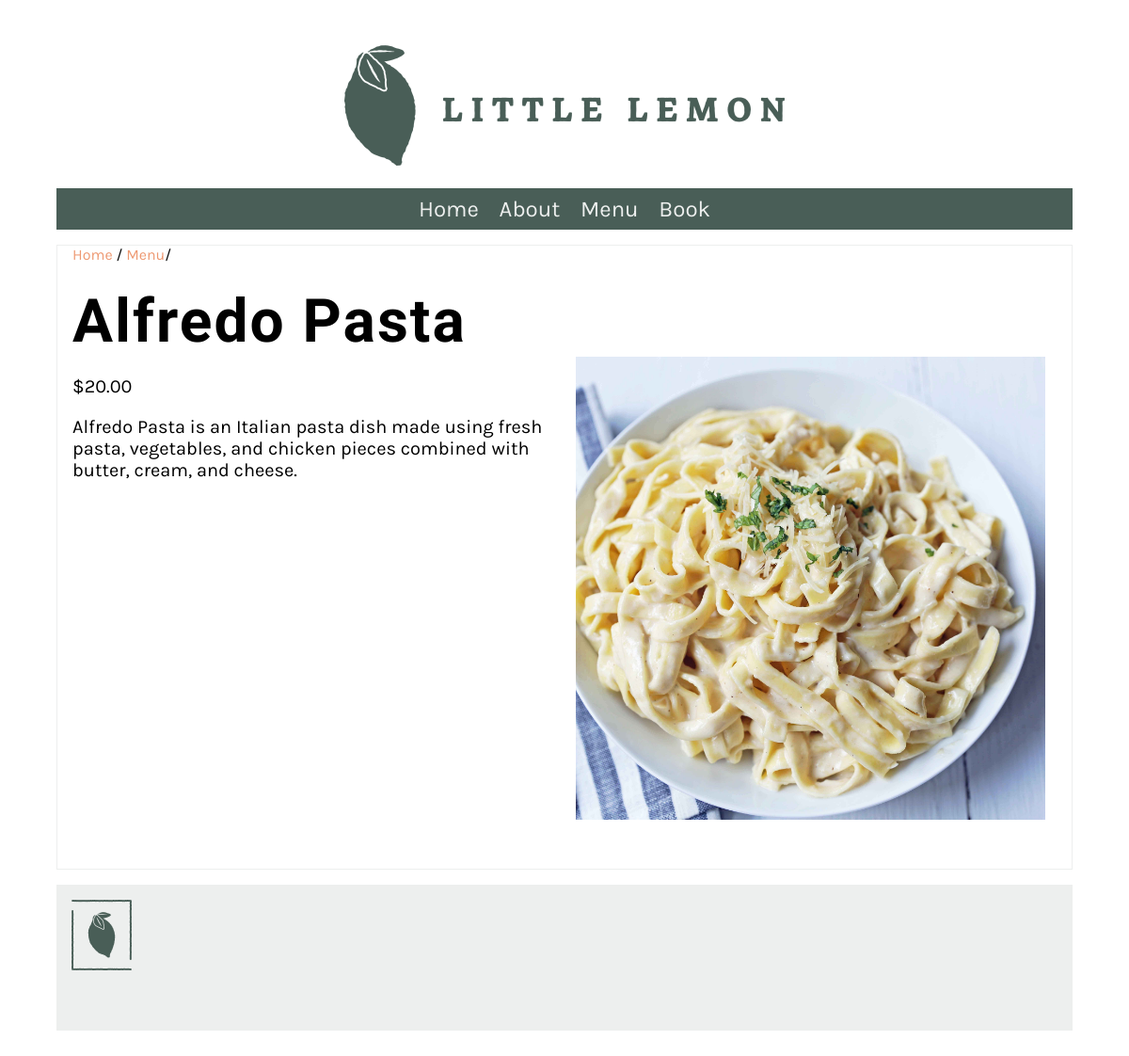
Screenshot of /menu/Alfredo Pasta with the database file from the repository.
### restaurant/models.py (models this page shows, shortened)
class MenuItem(models.Model):
   name = models.CharField(max_length=200)
   price = models.IntegerField()
   description = models.TextField(max_length=1000, default='')
   image = models.ImageField(upload_to = 'restaurant\static\img\menu_items',null= False,default='logo_footer.png')

### restaurant/views.py (the view)
# urls.py: path('menu/<str:itemName>', views.menuItem, name="menuItem"),
def menuItem(request,itemName):
    menu_data = MenuItem.objects.get(name = itemName)
    main_data ={'menuItem': menu_data}
    return render(request, 'menuItem.html', main_data)

### restaurant/templates/menuItem.html (shortened to what this page needs)
{% extends 'base.html' %}
{% load static %}
{% block content %}
<section>
  <article>
    <span>
      <a href="{% url 'home' %}">Home</a> / <a href="{% url 'menu' %}">Menu</a>/
      <h1>{{menuItem.name}}</h1>
    </span>
    <div class="row">
      <div class="column">
        <p>
            <p>${{ menuItem.price }}.00</p>
            <p>{{ menuItem.description }}</p>
        </p>
      </div>
      <div class="column">
        <figure class="figure">
          <img
          src="{{ menuItem.image.url }}"
          alt="{{menuItem.name}}">
        </figure>
      </div>
    </div>
  </article>
</section>
{% endblock %}

### restaurant/static/css/style.css (style rules this page uses)
body { font-family: 'Karla', sans-serif; margin-top: 3rem; margin-bottom: 3rem; margin-left: 5%; margin-right: 5%; }
h1, h2, h3, h4, h5, h6 { font-family: 'Markazi Text', serif; letter-spacing: 2px;; }
h1 { font-size: 4rem; margin-top: 1.5rem; margin-bottom: 0; }
p, ul { font-size: 1.25rem;; }
a { color: #EE9972; text-decoration: none; }
section { display: flex; gap: 2rem 1rem; margin-top: 1rem; margin-bottom: 1rem; flex-direction: row; }
article { flex:1; }
article img { max-width: 100%; }
main article { border: 1px solid #EDEFEE; padding-left: 1rem; padding-right: 1rem; }
figure { margin: 0; }
.row { display: flex; flex-direction: row; width: 100%; padding-bottom: 1rem; }
.column { flex-basis: 50%; margin-bottom: 1rem; padding-bottom: 1rem; }
.column figure { padding: 0px 12px; }

### rows the page displays
MenuItem: name "Alfredo Pasta", price "20", description "Alfredo Pasta is an Italian pasta dish made using fresh pasta, vegetables, and chicken pieces combined with butter, cream, and cheese.", image (picture)
